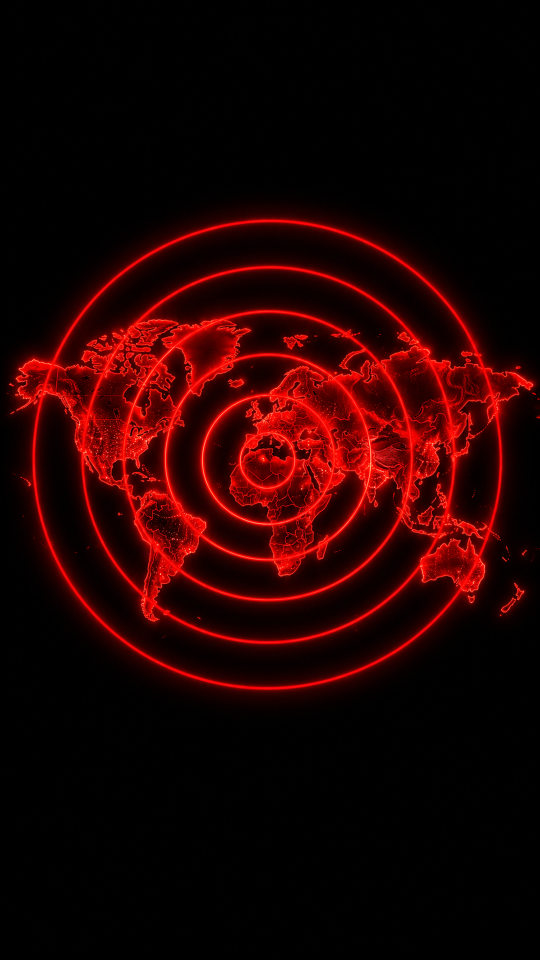
#> input picture template.png, 1080 x 1920 px (shown at 1/2 size)
$ python generate.py
#> lines starting #> are read from the running program, lines starting #| are printed output that depends on the picture
import os
import sys
from PIL import Image, ImageDraw, ImageFont

def wrap_text(text, font, max_width, draw):
    words = text.split()
    lines = []
    current = ""
    for word in words:
        test = (current + " " + word).strip()
        bbox = draw.textbbox((0,0), test, font=font)
        if bbox[2] - bbox[0] <= max_width:
            current = test
        else:
            if current:
                lines.append(current)
            current = word
    if current:
        lines.append(current)
    return lines

def generate(magnitude, region, country, depth, time_str, output_path="output.jpg"):
    # Şablonu aç (1080x1920 veya benzeri dik dikey şablon)
#> called with magnitude = '4.2', region = 'California', country = 'United States', depth = 'Depth: 10 km', time_str = '2026-10-26 · 19:32 UTC', output_path = 'output.jpg'
    img = Image.open("template.png").convert("RGBA")
    W, H = img.size
#> W = 1080; H = 1920
    draw = ImageDraw.Draw(img)

    # Font tanımlamaları
    f_region    = ImageFont.truetype("Poppins-Bold.ttf", 75)
    f_country   = ImageFont.truetype("Poppins-Bold.ttf", 50)
    f_magnitude = ImageFont.truetype("Jersey M54.ttf", 420) # Ortada devasa büyüklük
    f_depth     = ImageFont.truetype("LiberationSans-Regular.ttf", 55)
    f_time      = ImageFont.truetype("LiberationSans-Regular.ttf", 48)

    def center(text, font, y, color=(255,255,255,255)):
        bbox = draw.textbbox((0,0), text, font=font)
        tw = bbox[2] - bbox[0]
        draw.text(((W - tw) / 2, y), text, font=font, fill=color)

    # 1. ÜST: Lokasyon Adı (Region ve Country ardışık)
    y = 120
    region_lines = wrap_text(region.upper(), f_region, W - 80, draw)
#> region_lines = ['CALIFORNIA']
    for line in region_lines:
        center(line, f_region, y, (255,255,255,255))
        y += 90
#> this loop made 1 pass
#> (line, bbox in center, tw in center, y) on pass 1: ('CALIFORNIA', (0, 14, 451, 71), 451, 210)
#> after the loop, y = 210

    country_lines = wrap_text(country.upper(), f_country, W - 80, draw)
#> country_lines = ['UNITED STATES']
    for line in country_lines:
        center(line, f_country, y, (200,200,200,200))
        y += 65
#> this loop made 1 pass
#> (line, bbox in center, tw in center, y) on pass 1: ('UNITED STATES', (0, 10, 388, 48), 388, 275)
#> after the loop, y = 275

    # 2. ORTA: Büyük Jersey Fontunda Büyüklük (Dikeyde ortalanmış alan)
    center(magnitude, f_magnitude, 750, (255,255,255,255))

    # 3. ALT: Derinlik ve Altında Zaman (İkonlar tamamen kaldırıldı)
    center(depth.upper(), f_depth, 1450, (230,220,220,230))
    center(time_str.upper(), f_time, 1530, (180,180,180,200))

    img.convert("RGB").save(output_path, "JPEG", quality=95)
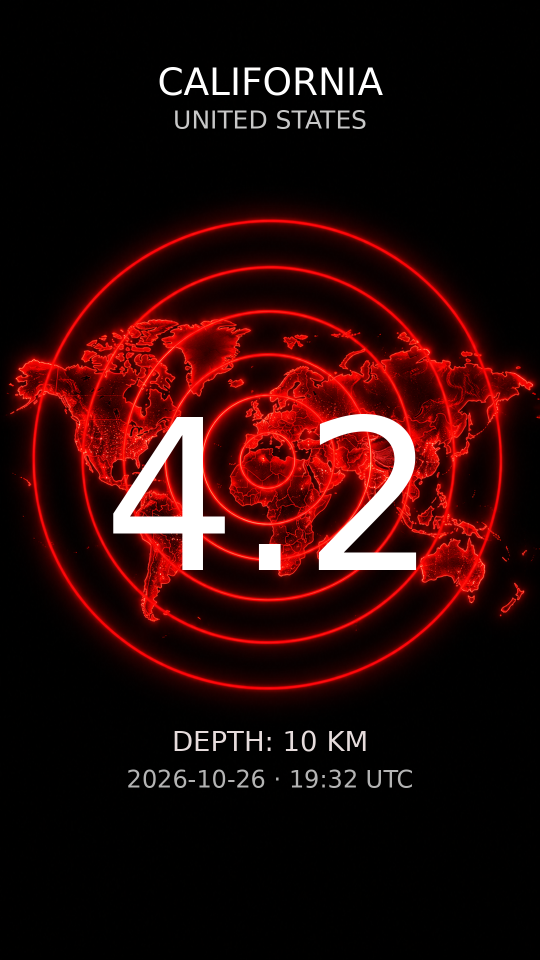
#> saved as output.jpg: PIL image 1080x1920 RGB (shown at 1/2 size); mean R, G, B 40.8, 10.2, 9.7
    print(f"Yeni tasarımlı görsel kaydedildi: {output_path}")

if __name__ == "__main__":
    generate(
        magnitude = sys.argv[1] if len(sys.argv) > 1 else "4.2",
        region    = sys.argv[2] if len(sys.argv) > 2 else "California",
        country   = sys.argv[3] if len(sys.argv) > 3 else "United States",
        depth     = sys.argv[4] if len(sys.argv) > 4 else "Depth: 10 km",
        time_str  = sys.argv[5] if len(sys.argv) > 5 else "2026-10-26 · 19:32 UTC"
    )
